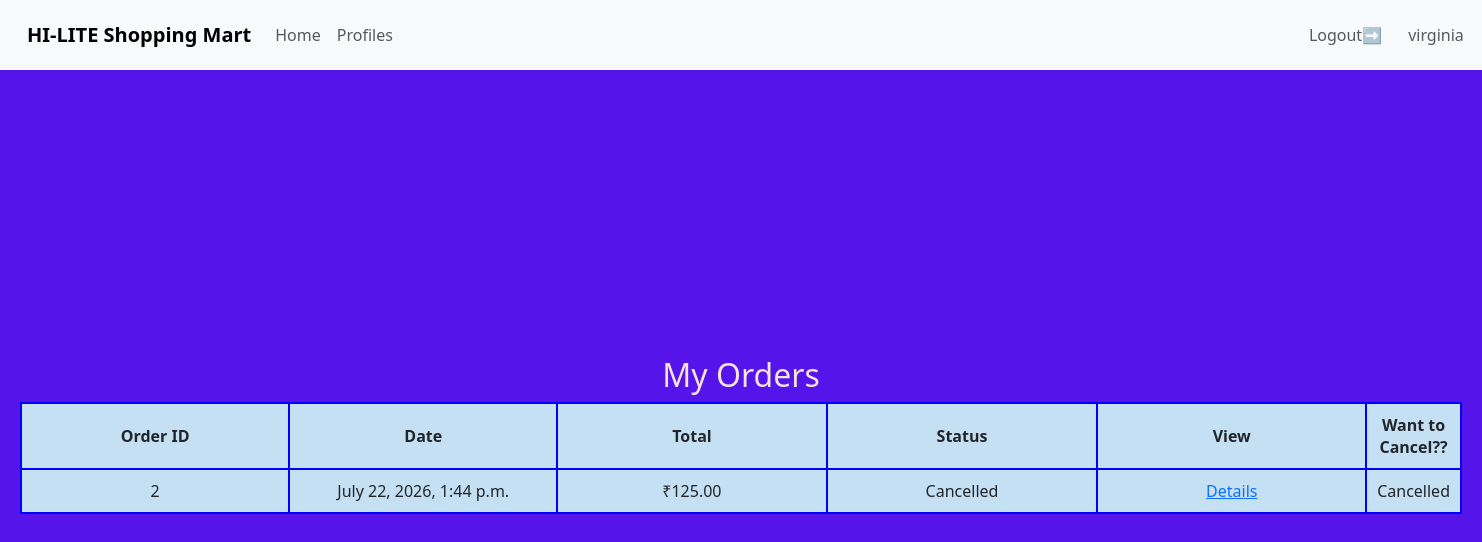
Screenshot of /shop/orders/ (signed in) with the database file from the repository.
### shop/models.py (models this page shows, shortened)
class Order(models.Model):
    user = models.ForeignKey(User, on_delete=models.CASCADE)
    order_date = models.DateTimeField(auto_now_add=True)
    total = models.DecimalField(max_digits=10, decimal_places=2)
    status = models.CharField(max_length=20, default="Pending")

### shop/views.py (the view)
# urls.py: path("orders/",my_orders, name="my_orders"),
@login_required(login_url="/shop/login")
def my_orders(request):
    orders = Order.objects.filter(user=request.user).order_by("-order_date")
    return render(request, "orders.html", {"orders": orders})

### templates/orders.html
{% extends "base.html" %}
{% load static %}
{% block content %}
    <link rel="stylesheet" href="{% static 'css/products.css' %}">
    <h2>My Orders</h2>
    {% if orders %}
    <table border="1">
        <tr>
            <th>Order ID</th>
            <th>Date</th>
            <th>Total</th>
            <th>Status</th>
            <th>View</th>
            <th>Want to Cancel??</th>
        </tr>
        {% for order in orders %}
        <tr>
            <td>{{ order.id }}</td>
            <td>{{ order.order_date }}</td>
            <td>₹{{ order.total }}</td>
            <td>{{ order.status }}</td>
            <td><a href="{% url 'order_details' order.id %}">Details</a></td>
            <td>{% if order.status == "Pending" %}
                    <a href="{% url 'cancel_order' order.id %}"onclick="return confirm('Are you sure you want to cancel this order?');">Cancel</a>
                {% else %}
                    Cancelled
                {% endif %}
            </td>
        </tr>
        {% endfor %}
    </table>
    {% else %}
    <h3>No Orders Found.</h3>
    {% endif %}
{% endblock %}

### templates/base.html (shortened to what this page needs)
{% load static %}
<head>
    <link href="https://cdn.jsdelivr.net/npm/bootstrap@5.3.8/dist/css/bootstrap.min.css" rel="stylesheet">
    <link rel="stylesheet" href="{% static 'css/base.css' %}">
</head>
<body>
    <header>
        <nav class="navbar navbar-expand-lg bg-body-tertiary">
                <div class="container-fluid">
                    <a class="navbar-brand  fw-bold" href="#">HI-LITE Shopping Mart</a>
                    <div class="collapse navbar-collapse" id="navbarSupportedContent">
                    <ul class="navbar-nav me-auto mb-2 mb-lg-0">
                        <li class="nav-item">
                        <a class="nav-link" href="{% url 'products'%}">Home</a>
                        </li>
                        {% if user.is_authenticated %}
                            <li class="nav-item">
                            <a class="nav-link" href="{% url 'profiles'%}">Profiles</a>
                            </li>
                            <div class="nav-right">
                                <li class="nav-item">
                                <a class="nav-link" href="{% url 'logout'%}">Logout➡️</a>
                                </li>
                                <li class="nav-item">
                                <a class="nav-link" href="">{{request.user}}</a>
                                </li>
                            </div>
                        {%endif%}
                    </ul>
                    </div>
                </div>
        </nav>
    </header>
    <div class="main">
            {% block content%}
            {% endblock %}
    </div>
</body>
</html>

### static/css/base.css (style rules this page uses)
.main { background-color: rgb(84, 20, 234); color: rgb(245, 226, 217); display: flex; flex-direction: column; align-items: center; justify-content: center; flex: 1; padding: 20px; }
body { min-height: 100%; display: flex; flex-direction: column; margin: 0; }
.navbar { display: flex; justify-content: space-between; align-items: center; padding: 15px; background-color: #f2f2f2; }
.nav-right { display: flex; flex-direction: row; gap: 10px; align-items: right; justify-items: end; margin-left: 900px; }

### static/css/products.css (style rules this page uses)
td { border: 2px solid blue; padding: 10px; width: 20%; border: 2px solid blue; padding: 10px; text-align: center; vertical-align: middle; }
tr { padding: 10px; width: 20%; }
th { border: 2px solid blue; padding: 10px; text-align: center; vertical-align: middle; }
table { width: 100%; border-collapse: collapse; border: 2px solid blue; width: 100%; border-collapse: collapse; background-color: rgb(197, 224, 243); }

### rows the page displays
Order: id "2", order_date "July 22, 2026, 1:44 p.m.", total "125.00", status "Cancelled"

### other values shown
{{ request.user }} "virginia"
